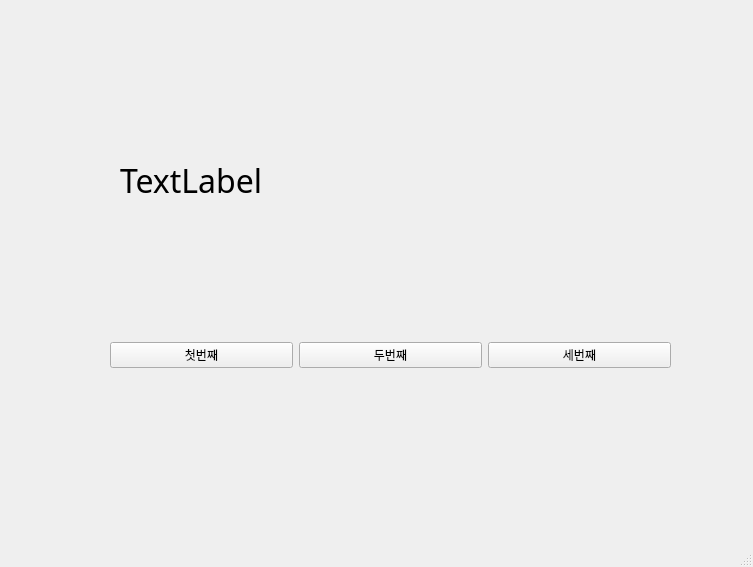
<?xml version="1.0" encoding="UTF-8"?>
<ui version="4.0">
 <class>MainWindow</class>
 <widget class="QMainWindow" name="MainWindow">
  <property name="geometry">
   <rect>
    <x>0</x>
    <y>0</y>
    <width>753</width>
    <height>567</height>
   </rect>
  </property>
  <property name="windowTitle">
   <string>MainWindow</string>
  </property>
  <widget class="QWidget" name="centralwidget">
   <widget class="QWidget" name="horizontalLayoutWidget">
    <property name="geometry">
     <rect>
      <x>110</x>
      <y>310</y>
      <width>561</width>
      <height>91</height>
     </rect>
    </property>
    <layout class="QHBoxLayout" name="horizontalLayout">
     <item>
      <widget class="QPushButton" name="pushButton">
       <property name="text">
        <string>첫번째</string>
       </property>
      </widget>
     </item>
     <item>
      <widget class="QPushButton" name="pushButton_2">
       <property name="text">
        <string>두번째</string>
       </property>
      </widget>
     </item>
     <item>
      <widget class="QPushButton" name="pushButton_3">
       <property name="text">
        <string>세번째</string>
       </property>
      </widget>
     </item>
    </layout>
   </widget>
   <widget class="QLabel" name="label">
    <property name="geometry">
     <rect>
      <x>120</x>
      <y>150</y>
      <width>511</width>
      <height>61</height>
     </rect>
    </property>
    <property name="font">
     <font>
      <family>굴림체</family>
      <pointsize>24</pointsize>
     </font>
    </property>
    <property name="text">
     <string>TextLabel</string>
    </property>
   </widget>
  </widget>
  <widget class="QMenuBar" name="menubar">
   <property name="geometry">
    <rect>
     <x>0</x>
     <y>0</y>
     <width>753</width>
     <height>22</height>
    </rect>
   </property>
  </widget>
  <widget class="QStatusBar" name="statusbar"/>
 </widget>
 <resources/>
 <connections>
  <connection>
   <sender>pushButton</sender>
   <signal>clicked()</signal>
   <receiver>MainWindow</receiver>
   <slot>firstClick()</slot>
   <hints>
    <hint type="sourcelabel">
     <x>157</x>
     <y>371</y>
    </hint>
    <hint type="destinationlabel">
     <x>202</x>
     <y>449</y>
    </hint>
   </hints>
  </connection>
  <connection>
   <sender>pushButton_2</sender>
   <signal>clicked()</signal>
   <receiver>MainWindow</receiver>
   <slot>secondClick()</slot>
   <hints>
    <hint type="sourcelabel">
     <x>353</x>
     <y>374</y>
    </hint>
    <hint type="destinationlabel">
     <x>388</x>
     <y>450</y>
    </hint>
   </hints>
  </connection>
  <connection>
   <sender>pushButton_3</sender>
   <signal>clicked()</signal>
   <receiver>MainWindow</receiver>
   <slot>thirdClick()</slot>
   <hints>
    <hint type="sourcelabel">
     <x>534</x>
     <y>382</y>
    </hint>
    <hint type="destinationlabel">
     <x>592</x>
     <y>451</y>
    </hint>
   </hints>
  </connection>
 </connections>
 <slots>
  <slot>firstClick()</slot>
  <slot>secondClick()</slot>
  <slot>thirdClick()</slot>
 </slots>
</ui>
